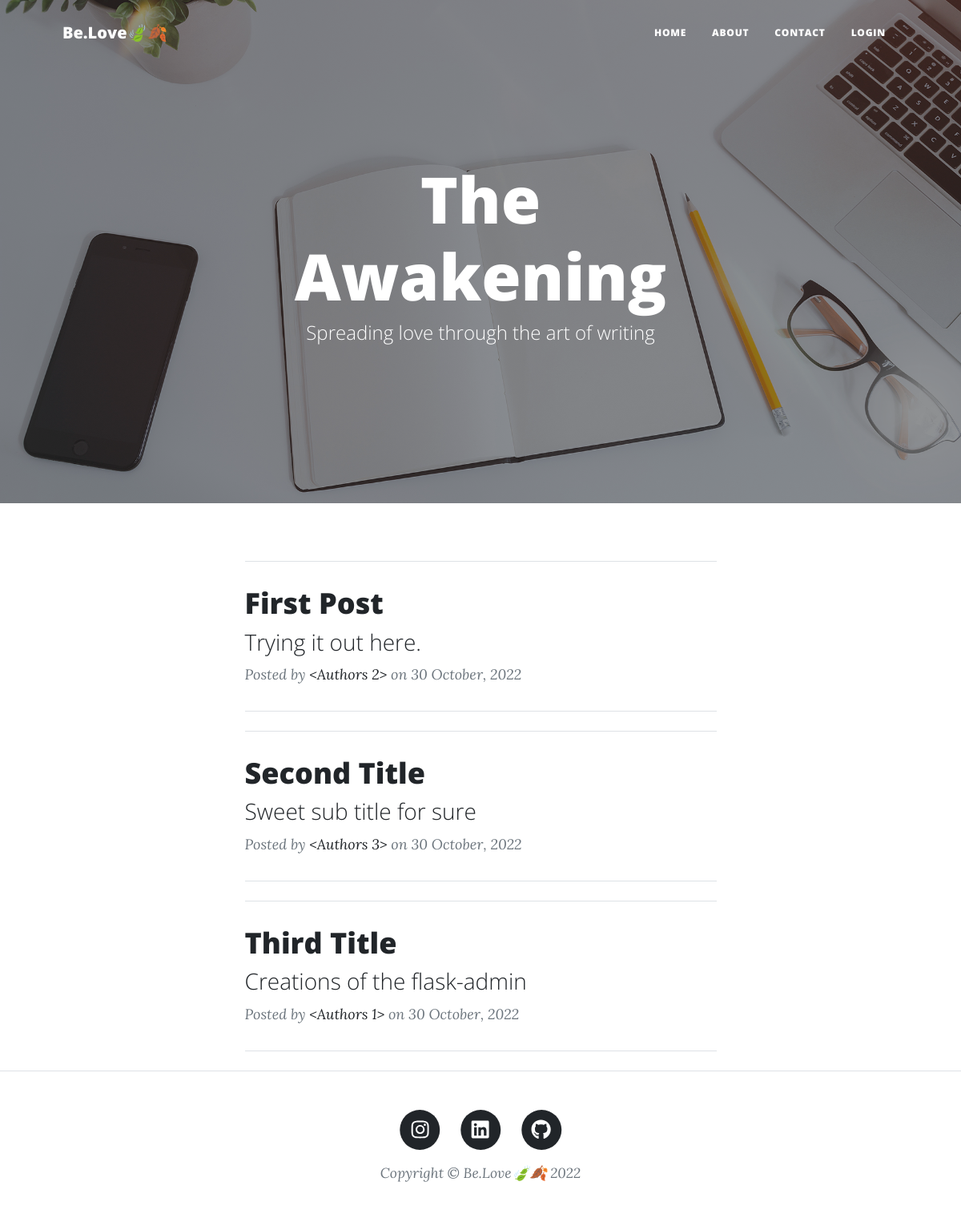
/, run on an earlier commit of the app's database.
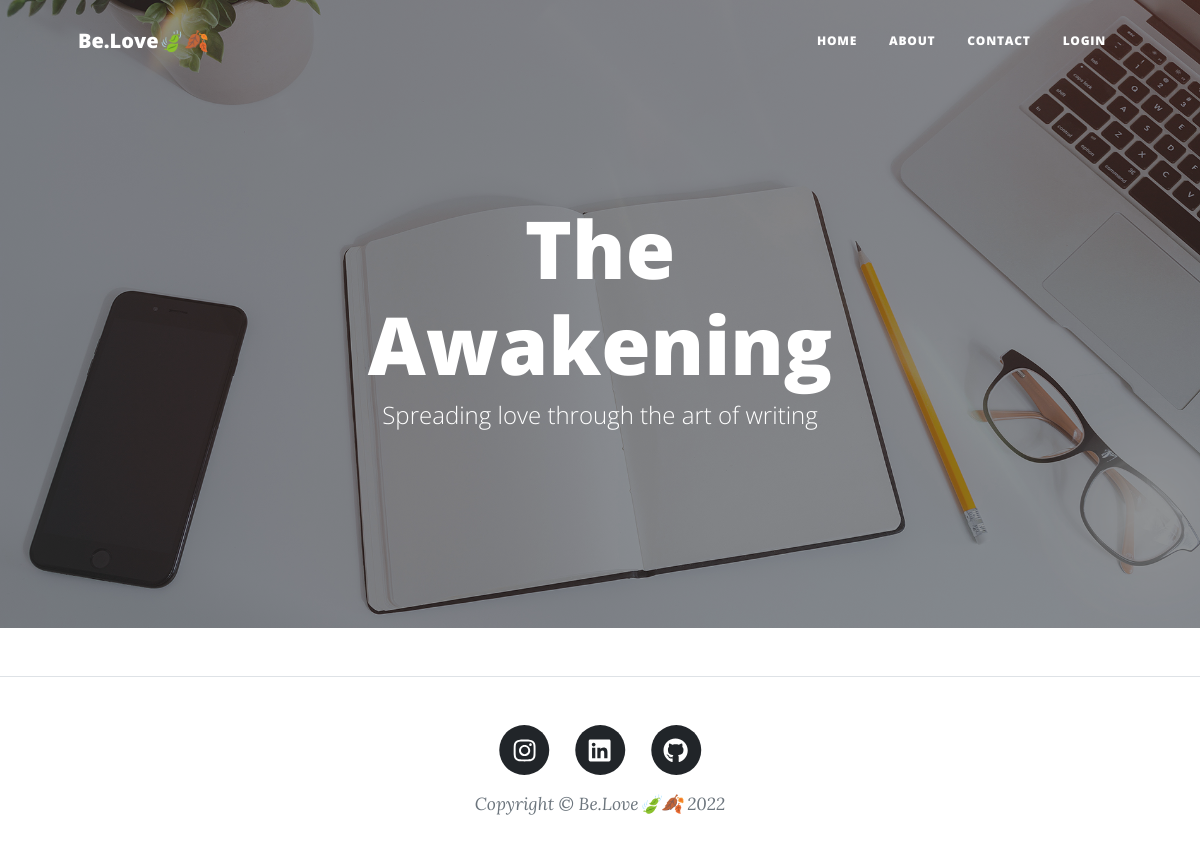
And on a later commit of the database.
### models/post.py (models this page shows)
class Posts(db.Model, UserMixin):
  __tablename__ = 'posts'
  id = db.Column(db.Integer(), primary_key=True)
  title = db.Column(db.String(500), nullable=False)
  sub_title = db.Column(db.String(500), nullable=False)
  post_content = db.Column(db.Text(1000),nullable=False)
  author_id = db.Column(db.Integer, db.ForeignKey('authors.id'), nullable=False)
  date_posted = db.Column(db.DateTime(), default=datetime.utcnow())
  slug = db.Column(db.String(500), unique=True, nullable=False)

### app.py (the view)
@app.route('/')
def home_page():
  posts = Posts.query.all()
  return render_template('index.html', posts=posts)

### templates/index.html (shortened to what this page needs)
<!DOCTYPE html>
<html lang="en">
    <head>
        <link href="../static/css/styles.css" rel="stylesheet" />
    </head>
    <body>
        <nav class="navbar navbar-expand-lg navbar-light" id="mainNav">
            <div class="container px-4 px-lg-5">
                <a class="navbar-brand" href="index.html">Be.Love🍃🍂</a>
                <div class="collapse navbar-collapse" id="navbarResponsive">
                    <ul class="navbar-nav ms-auto py-4 py-lg-0">
                        <li class="nav-item"><a class="nav-link px-lg-3 py-3 py-lg-4" href="/">Home</a></li>
                        <li class="nav-item"><a class="nav-link px-lg-3 py-3 py-lg-4" href="/about">About</a></li>
                        <li class="nav-item"><a class="nav-link px-lg-3 py-3 py-lg-4" href="/contact">Contact</a></li>
                        <li class="nav-item"><a class="nav-link px-lg-3 py-3 py-lg-4" href="/login">Login</a></li>
                    </ul>
                </div>
            </div>
        </nav>
        <header class="masthead" style="background-image: url('../static/assets/img/home-bg.jpg')">
            <div class="container position-relative px-4 px-lg-5">
                <div class="row gx-4 gx-lg-5 justify-content-center">
                    <div class="col-md-10 col-lg-8 col-xl-7">
                        <div class="site-heading">
                            <h1>The Awakening</h1>
                            <span class="subheading">Spreading love through the art of writing</span>
                        </div>
                    </div>
                </div>
            </div>
        </header>
        <div class="container px-4 px-lg-5">
            <div class="row gx-4 gx-lg-5 justify-content-center">
                <div class="col-md-10 col-lg-8 col-xl-7">
                    {% for post in posts %}
                    <hr class="my-4" />
                    <div class="post-preview">
                        <a href={{'/post/' + post.slug}}>
                            <h2 class="post-title">{{post.title}}</h2>
                            <h3 class="post-subtitle">{{post.sub_title}}</h3>
                        </a>
                        <p class="post-meta">
                            Posted by
                            <a href="#!">{{post.authors}}</a>
                            on {{post.date_posted.strftime('%d %B, %Y')}}
                        </p>
                    </div>
                    <hr class="my-4" />
                    {% endfor %}
                </div>
            </div>
        </div>
        <footer class="border-top">
            <div class="container px-4 px-lg-5">
                <div class="row gx-4 gx-lg-5 justify-content-center">
                    <div class="col-md-10 col-lg-8 col-xl-7">
                        <ul class="list-inline text-center">
                            <li class="list-inline-item">
                                <a href="https://www.instagram.com/chrisd_duma/">
                                    <span class="fa-stack fa-lg">
                                        <i class="fas fa-circle fa-stack-2x"></i>
                                        <i class="fab fa-instagram fa-stack-1x fa-inverse"></i>
                                    </span>
                                </a>
                            </li>
                            <li class="list-inline-item">
                                <a href="https://www.linkedin.com/in/chrizDuma/">
                                    <span class="fa-stack fa-lg">
                                        <i class="fas fa-circle fa-stack-2x"></i>
                                        <i class="fab fa-linkedin fa-stack-1x fa-inverse"></i>
                                    </span>
                                </a>
                            </li>
                            <li class="list-inline-item">
                                <a href="https://github.com/ChrizDuma/">
                                    <span class="fa-stack fa-lg">
                                        <i class="fas fa-circle fa-stack-2x"></i>
                                        <i class="fab fa-github fa-stack-1x fa-inverse"></i>
                                    </span>
                                </a>
                            </li>
                        </ul>
                        <div class="small text-center text-muted fst-italic">Copyright &copy; Be.Love🍃🍂 2022</div>
                    </div>
                </div>
            </div>
        </footer>
    </body>
</html>

What changed in the data, as far as the page shows it:
removed Posts: title "First Post", sub_title "Trying it out here.", authors "<Authors 2>", date_posted "30 October, 2022"
removed Posts: title "Second Title", sub_title "Sweet sub title for sure", authors "<Authors 3>", date_posted "30 October, 2022"
removed Posts: title "Third Title", sub_title "Creations of the flask-admin", authors "<Authors 1>", date_posted "30 October, 2022"
